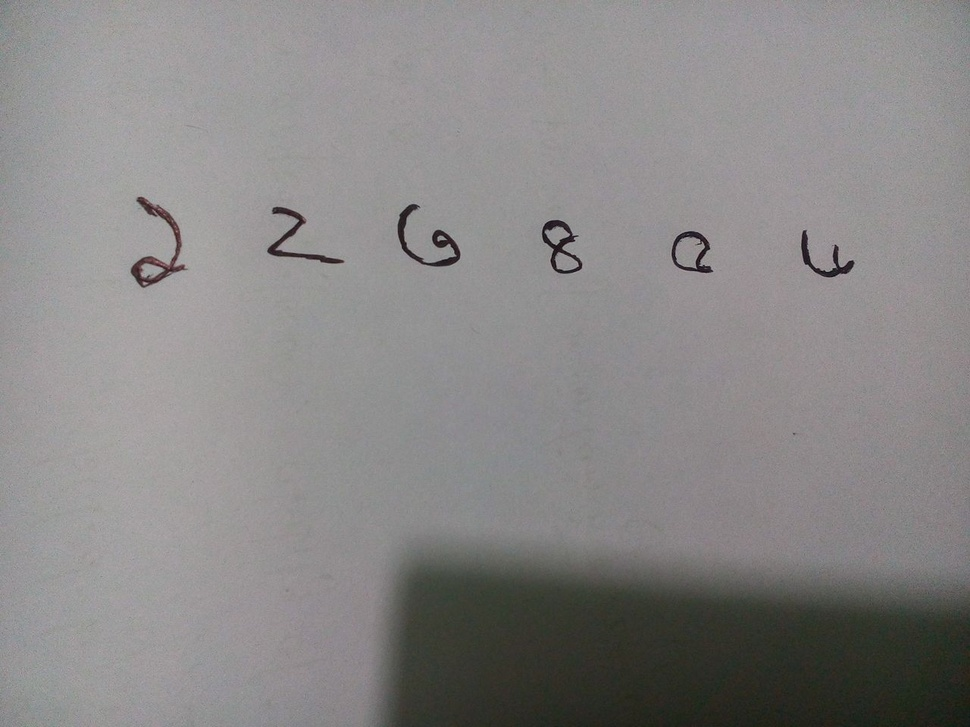
#> input picture image/learning1/work_fine/2.jpg, 970 x 727 px, shrunk from 1280 x 960 before the run
$ python text.py   (older library calls are emulated)
#> lines starting #> are read from the running program, lines starting #| are printed output that depends on the picture; after the words box and inside, x2 and y2 are one past the last pixel; in counts of white or black regions, pixels touching at a corner belong together
import cv2

image = cv2.imread("2.jpg")
#> image is the input picture: shape (727, 970, 3); mean B, G, R 134.4, 134.6, 136.6
gray = cv2.cvtColor(image,cv2.COLOR_BGR2GRAY) # grayscale
_,thresh = cv2.threshold(gray,70,255,cv2.THRESH_BINARY_INV) # threshold
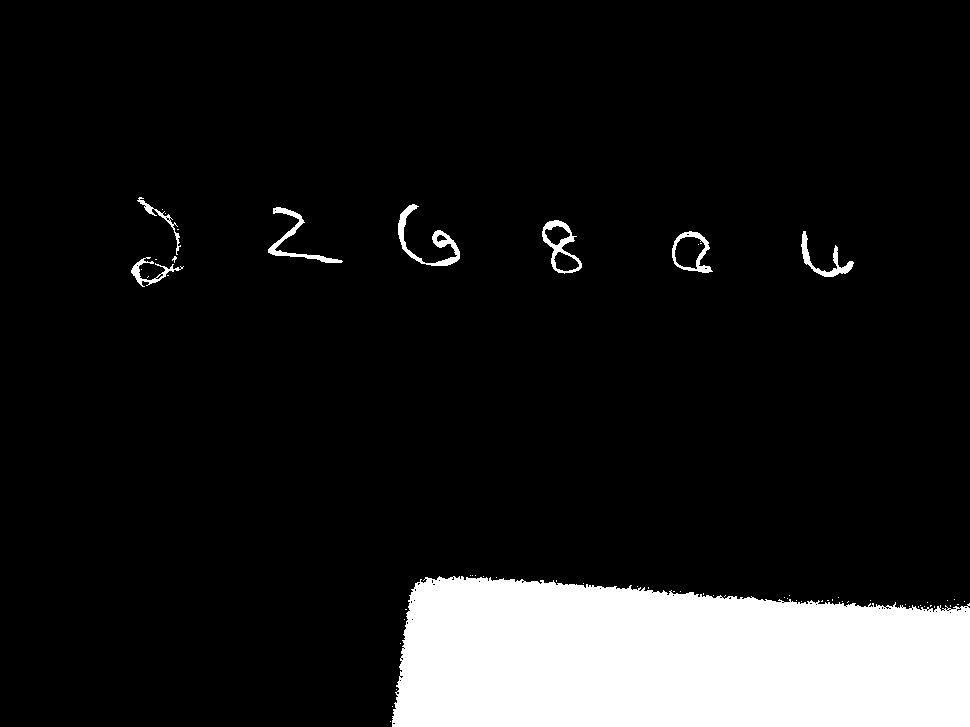
#> thresh: shape (727, 970); 11.3% white; 63 white regions (55 under 20 px), largest, box (x1, y1, x2, y2) and area: (392, 576, 970, 727) 75950, (398, 204, 460, 266) 834, (268, 207, 343, 263) 669
kernel = cv2.getStructuringElement(cv2.MORPH_CROSS,(3,3))
dilated = cv2.dilate(thresh,kernel,iterations = 13) # dilate
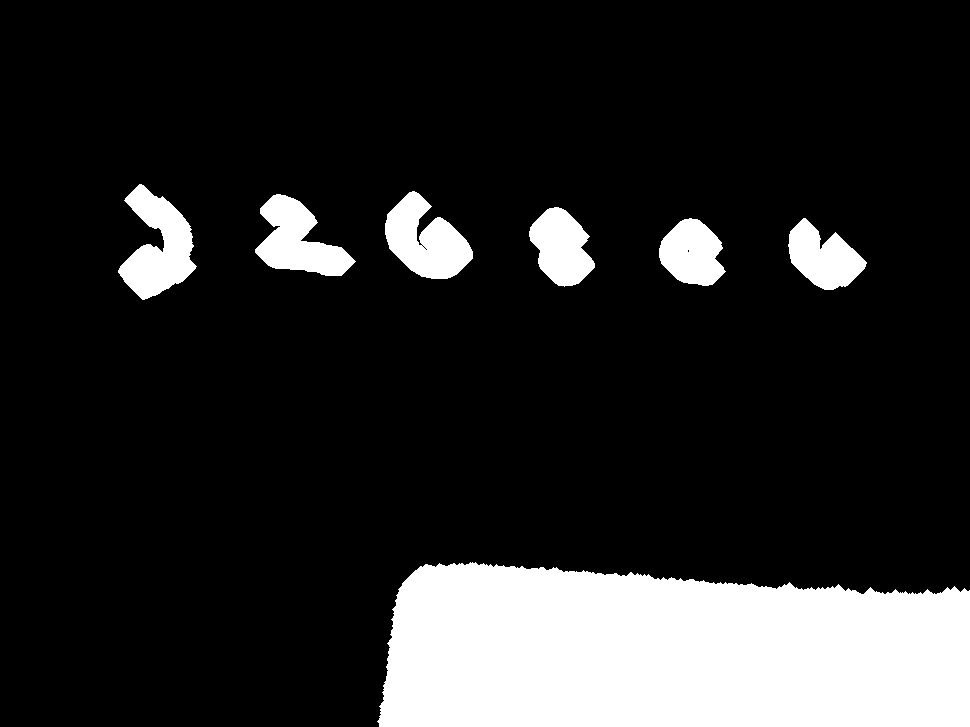
#> dilated: shape (727, 970); 15.6% white; 7 white regions
_,contours, hierarchy = cv2.findContours(dilated,cv2.RETR_EXTERNAL,cv2.CHAIN_APPROX_NONE) # get contours
#> contours = 7 contours; box (x1, y1, x2, y2) and area: (377, 562, 970, 727) 85238, (118, 184, 197, 300) 4796, (385, 191, 473, 279) 4491, (255, 194, 356, 276) 4254, (529, 207, 595, 287) 3382, (788, 218, 867, 290) 3257, (659, 218, 726, 286) 3132

# for each contour found, draw a rectangle around it on original image
i=5
for contour in contours:
    # get rectangle bounding contour
    [x,y,w,h] = cv2.boundingRect(contour)

    # discard areas that are too large
    if h>150 and w>150:
        continue

    # discard areas that are too small
    if h<40 or w<40:
        continue

    # draw rectangle around contour on original image
    cv2.imwrite(str(i)+".jpg",image[y:y+h,x:x+h])
    i=i+1
#> this loop made 7 passes
#> (x, y, w, h) on passes 1 to 7: (377, 562, 593, 165), (788, 218, 79, 72), (659, 218, 67, 68), (529, 207, 66, 80), (255, 194, 101, 82), (385, 191, 88, 88), (118, 184, 79, 116)
#> pass 2, `cv2.imwrite(str(i)+".jpg",image[y:y+h,x:x+h])`:
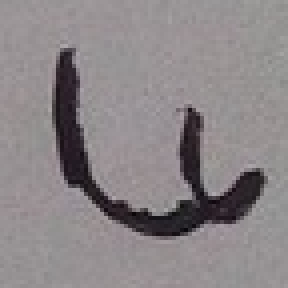
#> saved as 5.jpg: shape (72, 72, 3) (shown 4 times larger); mean B, G, R 135.8, 133.6, 139.4
#> after the loop, i = 11
# write original image with added contours to disk
cv2.imwrite("contoured.jpg", image)

$ run again, with image/learning1/work_fine/10.jpg copied over image/learning1/work_fine/2.jpg
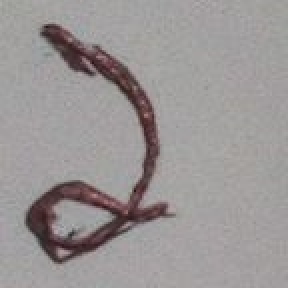
#> input picture image/learning1/work_fine/10.jpg, 144 x 144 px (shown 2 times larger)
#> image is the input picture: shape (144, 144, 3); mean B, G, R 149.8, 149.9, 154.7
#> `_,thresh = cv2.threshold(gray,70,255,cv2.THRESH_BINARY_INV)`:
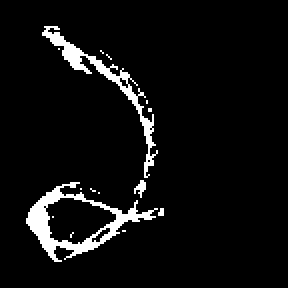
#> thresh: shape (144, 144) (shown 2 times larger); 5.6% white; 15 white regions (12 under 20 px), largest, box (x1, y1, x2, y2) and area: (13, 91, 79, 131) 635, (21, 13, 79, 89) 459, (67, 90, 73, 99) 28
#> `dilated = cv2.dilate(thresh,kernel,iterations = 13)`:
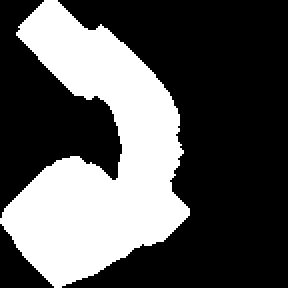
#> dilated: shape (144, 144) (shown 2 times larger); 34% white; 1 white region
#> contours = 1 contour; box (x1, y1, x2, y2) and area: (0, 0, 95, 144) 6846
#> the loop `for contour in contours:` made 1 pass
#> (x, y, w, h, i) on pass 1: (0, 0, 95, 144, 6)
#> after the loop `for contour in contours:`: i = 6
